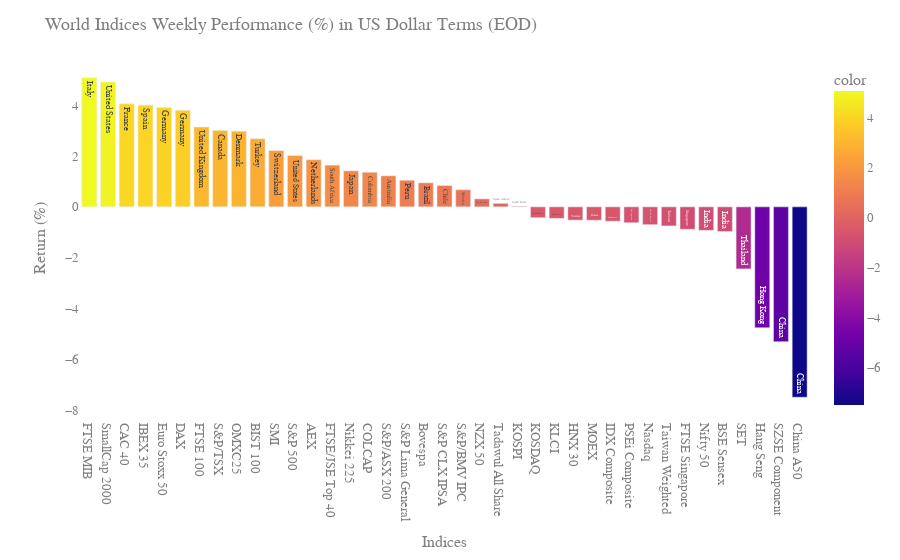

The notebook cell this image was saved under:
### Code cell
weekly_usd = rawdata
weekly_usd = ((pd.DataFrame(weekly_usd['$ Chg (%)']*100)).dropna().sort_values(by='$ Chg (%)', ascending=False))
import plotly.express as px
fig = px.bar(weekly_usd, color=weekly_usd.values, text=rawdata['Country'])

fig.update_layout(title = 'World Indices Weekly Performance (%) in US Dollar Terms (EOD)',
                   xaxis_title='Indices',
                   yaxis_title='Return (%)', font=dict(family="Segoe UI, monospace", size=13, color="#7f7f7f"),
                   legend_title_text='Return(%)', plot_bgcolor = 'White', yaxis_tickformat = '{:.2f}%')
fig.update_traces(hovertemplate='Index: %{x} <br>Country: %{text} <br>Return: %{y:.2f}%') 
fig.update_yaxes(automargin=True)
fig.show()

### Figure 1 — Plotly figure (JSON) as saved in the notebook; plotly's stock layout.template omitted (floating-point values rounded to 4 significant figures)
{"data": [{"alignmentgroup": "True", "hovertemplate": "Index: %{x} <br>Country: %{text} <br>Return: %{y:.2f}%", "legendgroup": "", "marker": {"color": [5.077, 4.907, 4.049, 3.997, 3.905, 3.796, 3.139, 3.007, 2.975, 2.678, 2.216, 2.015, 1.852, 1.641, 1.416, 1.36, 1.22, 1.047, 0.9447, 0.8375, 0.6725, 0.3134, 0.1366, 0.02255, -0.4251, -0.4538, -0.5223, -0.5266, -0.5642, -0.6251, -0.7008, -0.7494, -0.8821, -0.9243, -0.9686, -2.441, -4.755, -5.301, -7.487], "coloraxis": "coloraxis"}, "name": "", "offsetgroup": "", "orientation": "v", "showlegend": false, "text": ["Italy", "United States", "France", "Spain", "Germany", "Germany", "United Kingdom", "Canada", "Denmark", "Turkey", "Switzerland", "United States", "Netherlands", "South Africa", "Japan", "Colombia", "Australia", "Peru", "Brazil", "Chile", "Mexico", "New Zealand", "Saudi Arabia", "South Korea", "South Korea", "Malaysia", "Vietnam", "Russia", "Indonesia", "Philippines", "United States", "Taiwan", "Singapore", "India", "India", "Thailand", "Hong Kong", "China", "China"], "textposition": "auto", "type": "bar", "x": ["FTSE MIB", "SmallCap 2000", "CAC 40", "IBEX 35", "Euro Stoxx 50", "DAX", "FTSE 100", "S&P/TSX", "OMXC25", "BIST 100", "SMI", "S&P 500", "AEX", "FTSE/JSE Top 40", "Nikkei 225", "COLCAP", "S&P/ASX 200", "S&P Lima General", "Bovespa", "S&P CLX IPSA", "S&P/BMV IPC", "NZX 50", "Tadawul All Share", "KOSPI", "KOSDAQ", "KLCI", "HNX 30", "MOEX", "IDX Composite", "PSEi Composite", "Nasdaq", "Taiwan Weighted", "FTSE Singapore", "Nifty 50", "BSE Sensex", "SET", "Hang Seng", "SZSE Component", "China A50"], "xaxis": "x", "y": [5.077, 4.907, 4.049, 3.997, 3.905, 3.796, 3.139, 3.007, 2.975, 2.678, 2.216, 2.015, 1.852, 1.641, 1.416, 1.36, 1.22, 1.047, 0.9447, 0.8375, 0.6725, 0.3134, 0.1366, 0.02255, -0.4251, -0.4538, -0.5223, -0.5266, -0.5642, -0.6251, -0.7008, -0.7494, -0.8821, -0.9243, -0.9686, -2.441, -4.755, -5.301, -7.487], "yaxis": "y"}], "layout": {"barmode": "relative", "coloraxis": {"colorbar": {"title": {"text": "color"}}, "colorscale": [[0, "#0d0887"], [0.1111, "#46039f"], [0.2222, "#7201a8"], [0.3333, "#9c179e"], [0.4444, "#bd3786"], [0.5556, "#d8576b"], [0.6667, "#ed7953"], [0.7778, "#fb9f3a"], [0.8889, "#fdca26"], [1, "#f0f921"]]}, "font": {"color": "#7f7f7f", "family": "Segoe UI, monospace", "size": 13}, "legend": {"title": {"text": "Return(%)"}, "tracegroupgap": 0}, "margin": {"t": 60}, "plot_bgcolor": "White", "title": {"text": "World Indices Weekly Performance (%) in US Dollar Terms (EOD)"}, "xaxis": {"anchor": "y", "domain": [0, 1], "title": {"text": "Indices"}}, "yaxis": {"anchor": "x", "automargin": true, "domain": [0, 1], "tickformat": "{:.2f}%", "title": {"text": "Return (%)"}}}}
